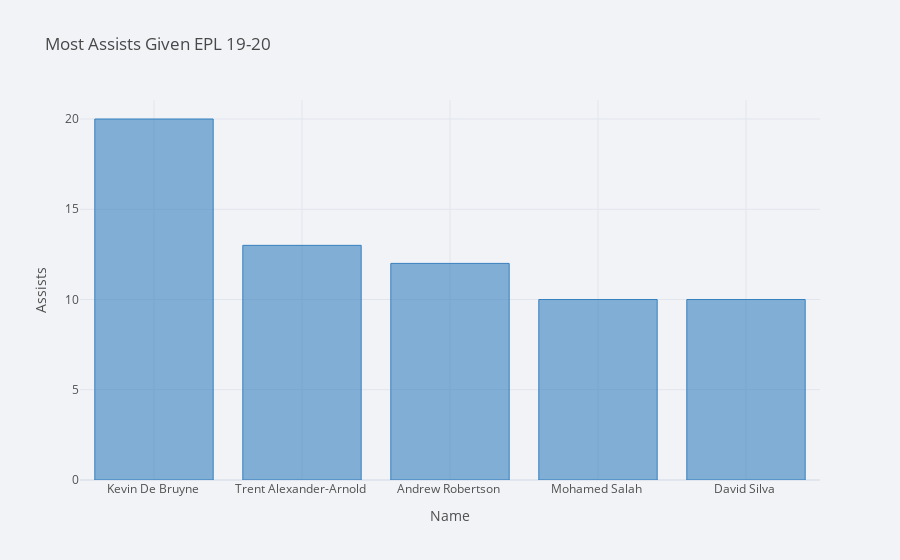

The code cell stored with this chart in its notebook:
### Code cell
most_assists20 = prem20.nlargest(5, ['Assists'])

most_assists20.iplot(kind='bar', x='Name', y='Assists', title='Most Assists Given EPL 19-20', xTitle='Name', yTitle='Assists', color='blue', theme='polar')

### Figure 1 — Plotly figure (JSON) as saved in the notebook; plotly's stock layout.template omitted (floating-point values rounded to 4 significant figures)
{"data": [{"marker": {"color": "rgba(55, 128, 191, 0.6)", "line": {"color": "rgba(55, 128, 191, 1.0)", "width": 1}}, "name": "Assists", "orientation": "v", "text": "", "type": "bar", "x": ["Kevin De Bruyne ", "Trent Alexander-Arnold ", "Andrew Robertson ", "Mohamed Salah ", "David Silva "], "y": [20, 13, 12, 10, 10]}], "layout": {"legend": {"bgcolor": "#F2F3F7", "font": {"color": "#505050"}}, "paper_bgcolor": "#F2F3F7", "plot_bgcolor": "#F2F3F7", "title": {"font": {"color": "#484848"}, "text": "Most Assists Given EPL 19-20"}, "xaxis": {"gridcolor": "#E1E5ED", "showgrid": true, "tickfont": {"color": "#505050"}, "title": {"font": {"color": "#505050"}, "text": "Name"}, "zerolinecolor": "#E1E5ED"}, "yaxis": {"gridcolor": "#E1E5ED", "showgrid": true, "tickfont": {"color": "#505050"}, "title": {"font": {"color": "#505050"}, "text": "Assists"}, "zerolinecolor": "#E1E5ED"}}}
